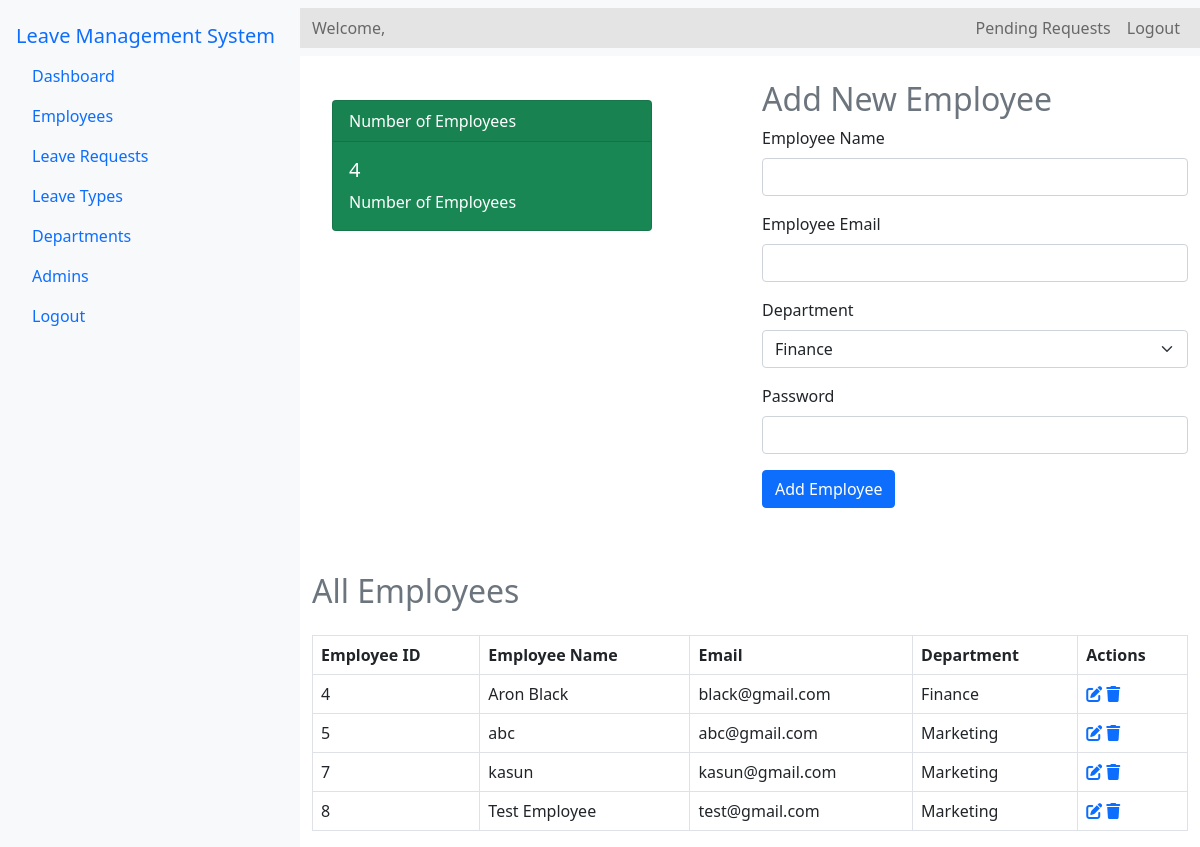
Screenshot of /Source/admin/employees.php (signed in) with the database file from the repository.
### tables this page shows
CREATE TABLE `employees` (
  `E_id` int(11) NOT NULL,
  `E_name` varchar(100) NOT NULL,
  `E_email` varchar(100) NOT NULL,
  `E_department` varchar(100) NOT NULL,
  `E_password` varchar(110) NOT NULL
);

### Source/admin/employees.php (the view, shortened to what this page needs)
<?php
include '../config.php';
$admin_email = $_SESSION['email'];
$stml = $conn->prepare("SELECT A_id, A_name FROM admin WHERE A_email = ?");
$stml->bind_param("s", $admin_email);
$stml->execute();
$stml->store_result();
$stml->bind_result($admin_id, $admin_name);
$employees_count_query = "SELECT COUNT(*) as count FROM employees";
$employees_count_result = $conn->query($employees_count_query);
$employees_count = $employees_count_result->fetch_assoc()['count'];
$employees_query = "SELECT * FROM employees";
$employees_result = $conn->query($employees_query);
$departments_query = "SELECT * FROM departments";
$departments_result = $conn->query($departments_query);
?>
<!DOCTYPE html>
<html lang="en">
<head>
    <link rel="stylesheet" href="../bootstrap-5.0.2-dist/css/bootstrap.min.css">
    <link rel="stylesheet" href="../css/admin-dashboard.css">
    <link rel="stylesheet" href="https://cdnjs.cloudflare.com/ajax/libs/font-awesome/6.0.0-beta3/css/all.min.css">
    <link rel="stylesheet" href="../css/main.css">
</head>
<body>
<div class="d-flex">
    <nav class="nav flex-column bg-light p-3" style="width: 300px; min-height: 100vh;">
        <a class="navbar-brand" href="a-dashboard.php">Leave Management System</a>
        <a class="nav-link" href="a-dashboard.php"> Dashboard</a>
        <a class="nav-link" href="employees.php"> Employees</a>
        <a class="nav-link d-flex justify-content-between align-items-center" href="leave-requests.php">
    Leave Requests
</a>
        <a class="nav-link" href="leave-types.php"> Leave Types</a>
        <a class="nav-link" href="departments.php"> Departments</a>
        <a class="nav-link" href="admins.php"> Admins</a>
        <a class="nav-link" href="logout.php" onclick="return confirmLogout();">Logout</a>
    </nav>
    <div class="flex-grow-1">
    <nav class="navbar navbar-expand-lg navbar-light bg-light">
    <div class="container-fluid">
        <span class="navbar-text">
            Welcome, <?php echo $admin_name; ?>
        </span>
        <div class="collapse navbar-collapse" id="navbarNavDropdown">
            <ul class="navbar-nav ms-auto">
                <li class="nav-item">
                    <a class="nav-link" href="leave-requests.php">
                        Pending Requests
                    </a>
                </li>
                <li class="nav-item">
                    <a class="nav-link" href="logout.php" onclick="return confirmLogout();">Logout</a>
                </li>
            </ul>
        </div>
    </div>
</nav>
        <div class="container mt-4">
            <div class="row">
                <div class="col-md-6" style="max-width: 30rem;">
                <div class="card text-white bg-success mb-3" style="max-width: 20rem;">
                        <div class="card-header">Number of Employees</div>
                        <div class="card-body">
                            <h5 class="card-title"><?php echo $employees_count; ?></h5>
                            <p class="card-text">Number of Employees</p>
                        </div>
                    </div>
                </div>
                <div class="col-md-6" >
                    <h2 class="text-secondary">Add New Employee</h2>
                    <form action="add-employee.php"  method="post">
                        <div class="mb-3">
                            <label for="employeeName" class="form-label">Employee Name</label>
                            <input type="text" class="form-control" id="employeeName" name="employeeName" required>
                        </div>
                        <div class="mb-3">
                            <label for="employeeEmail" class="form-label">Employee Email</label>
                            <input type="email" class="form-control" id="employeeEmail" name="employeeEmail" required>
                        </div>
                        <div class="mb-3">
                            <label for="employeeDepartment" class="form-label">Department</label>
                            <select class="form-select" id="employeeDepartment" name="employeeDepartment" required>
                                <?php while ($row = $departments_result->fetch_assoc()): ?>
                                    <option value="<?php echo htmlspecialchars($row['d_name']); ?>"><?php echo htmlspecialchars($row['d_name']); ?></option>
                                <?php endwhile; ?>
                            </select>
                        </div>
                        <div class="mb-3">
                            <label for="employeePassword" class="form-label">Password</label>
                            <input type="password" class="form-control" id="employeePassword" name="employeePassword" required>
                        </div>
                        <button type="submit" class="btn btn-primary">Add Employee</button>
                    </form>
                </div>
            </div>
            <div class="mt-5">
                <h2 class="text-secondary">All Employees</h2>
                <table class="table table-bordered mt-4">
                    <thead>
                        <tr>
                            <th>Employee ID</th>
                            <th>Employee Name</th>
                            <th>Email</th>
                            <th>Department</th>
                            <th>Actions</th>
                        </tr>
                    </thead>
                    <tbody>
                        <?php while ($row = $employees_result->fetch_assoc()): ?>
                        <tr>
                            <td><?php echo htmlspecialchars($row['E_id']); ?></td>
                            <td><?php echo htmlspecialchars($row['E_name']); ?></td>
                            <td><?php echo htmlspecialchars($row['E_email']); ?></td>
                            <td><?php echo htmlspecialchars($row['E_department']); ?></td>
                            <td>
                                <a href="employee-edit-profile.php?E_id=<?php echo htmlspecialchars($row['E_id']); ?>" ><i class="fas fa-edit"></i></a>
                                <a href="employee-delete.php?E_id=<?php echo htmlspecialchars($row['E_id']); ?>" onclick="return confirm('Are you sure you want to delete this employee?')"><i class="fas fa-trash"></i></a>
                            </td>
                        </tr>
                        <?php endwhile; ?>
                    </tbody>
                </table>
            </div>
        </div>
    </div>
</div>
</body>
</html>

### Source/css/admin-dashboard.css (style rules this page uses)
.container { margin-top: 20px; }
.table { margin-top: 20px; }
.card { margin: 20px; flex: 1; }
.container-fluid { background-color: rgb(228, 228, 228); }

### rows the page displays
employees: E_id "4", E_name "Aron Black", E_email "black@gmail.com", E_department "Finance"
employees: E_id "5", E_name "abc", E_email "abc@gmail.com", E_department "Marketing"
employees: E_id "7", E_name "kasun", E_email "kasun@gmail.com", E_department "Marketing"
employees: E_id "8", E_name "Test Employee", E_email "test@gmail.com", E_department "Marketing"

### other values shown
$employees_count "4"
form field employeeDepartment "Finance"
